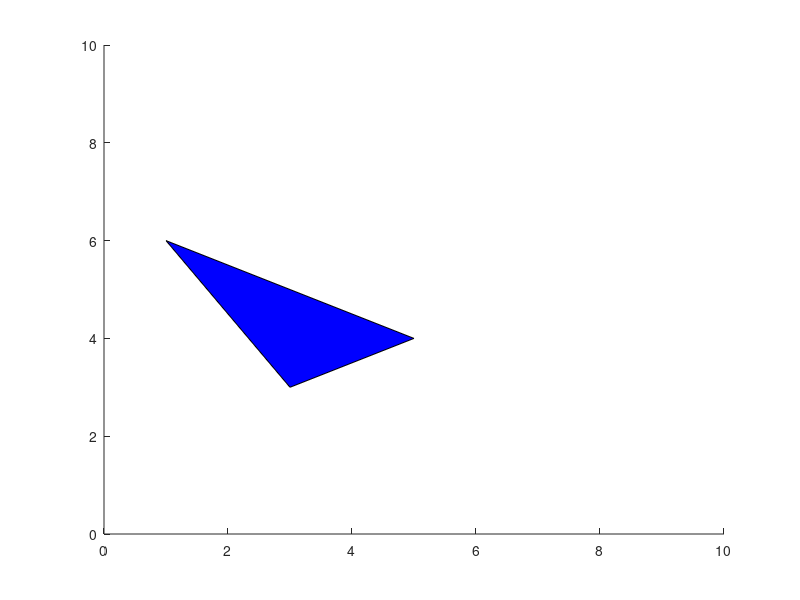

Write MATLAB code to recreate this figure. (Note: this script raises an error after producing the figure.)
%% Rapidly expanding random tree for path planning
close all; clearvars;

%% Testing
% Scenario 1: from (1,1) to (9,9) with no constraint
% Scenario 2: from (1,1) to (9,9) with one FOV constraint blocking middle
% Scenario 3: from (1,1) to (9,9) with one FOV constraint blocking side
goal = [9 9];
sceneSize = [0 10 0 10];
constraint = [3 3; 1 6; 5 4];

figure;
axis(sceneSize); hold on;
fill(constraint(:,1),constraint(:,2),'b'); hold on;
G = myRRT([1 2], 100, 0.1, goal, sceneSize, constraint);

% output path will be the shortest path from start to goal

%% Function
% qInit is an x,y position in space
function [G] = myRRT(qInit,K,qDelta,goal,sceneSize,constraint)
% using pseudocode from https://en.wikipedia.org/wiki/Rapidly-exploring_random_tree
G = graph();
G = addnode(G,num2str(qInit));

scatter([qInit(1) goal(1)],[qInit(2) goal(2)],'r'); hold on;

for k=1:K
    
    qRand = getRandConf(goal,sceneSize,constraint);
    scatter(qRand(1),qRand(2),'x'); hold on;
    
    qNear = nearestVertex(qRand,G);
    qNew = newConf(qNear,qRand,qDelta,constraint);
    
    if(~isempty(qNew))  
        G = addnode(G,num2str(qNew));
        scatter(qNew(1),qNew(2),'b'); hold on;
        
        G = addedge(G,findnode(G,num2str(qNear)),findnode(G,num2str(qNew)));
        plot([qNew(1) qNear(1)],[qNew(2) qNear(2)]); hold on;
    end
end
end

% returns a random point in the scene area that is not in the constraint
% constraint- mx2 matrix of the vertices defining a polygon 
function [q] = getRandConf(goal,sceneSize,constraint)

x1 = sceneSize(1);
x2 = sceneSize(2);
y1 = sceneSize(3);
y2 = sceneSize(4);

goodPt = false;

while (goodPt == false)
    
    % skew distribution so 10% of the time, we go to the goal position
    x = rand();
    if(x >= 0.9)
        q = goal;
    else
        q = [(x1+(x1+x2)*rand(1,1)) (y1+(y1+y2)*rand(1,1))];
    end
    
    % test if q is in the constraint
    if (isempty(constraint))
        goodPt = true;
    else
        in = inpolygon(q(1),q(2),constraint(:,1),constraint(:,2));
        if(~in), goodPt = true; end
    end
end
end

function [closestQ] = nearestVertex(q,G)

    nodes = G.Nodes;
    d = inf;
    
    for i=1:size(nodes,1)
        
        curNode = nodes{i,'Name'};
        curPos = str2num(cell2mat(curNode));
        
        curDist = norm(q - curPos);
        if curDist < d
            d = curDist;
            closestQ = curPos;
        end 
    end
end

function [q] = newConf(qNear,qRand,qDelta,constraint)

    q = qNear + qDelta*(qRand - qNear);

    % if the path ends inside the constraint, reject the path
    if (~isempty(constraint))
        in = inpolygon(q(1),q(2),constraint(:,1),constraint(:,2));
        if(in)
            q = [];
        end
    end
end